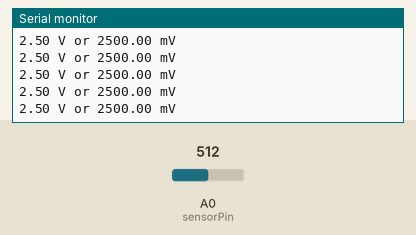
Recording of a sketch running on a simulated Arduino Uno, built with avr-gcc and run on an emulated ATmega328P. Shown: the last lines printed to the serial monitor. Inputs (shaded band) come from the test bench; at power-on: A0 (sensorPin) = 512.

Above: at 7.2 s.
7.3 s: A0 (sensorPin) set to 214
At 7.71 s:
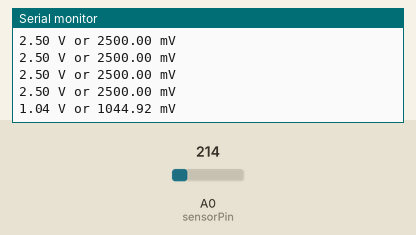
10.3 s: A0 (sensorPin) set to 186
At 10.47 s:
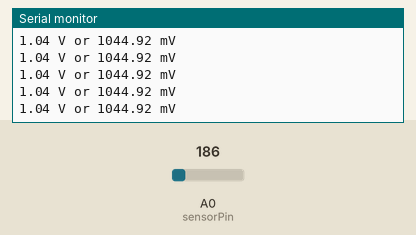
Timing chart, 0 to 12.8 s (numbered marks = the images above; inputs shaded):
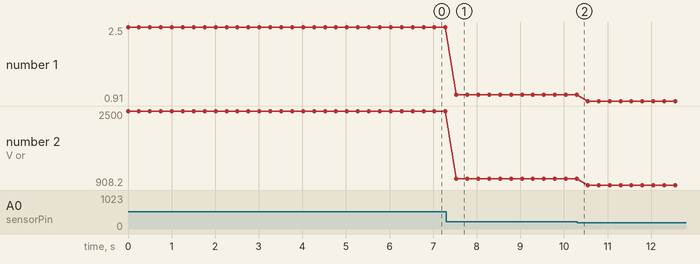

Measured:
- after the input at 7.3 s, the serial monitor: prints a new line after 0.23 s (image 1)
- plotted number 1: 2.5 → 1.04 after the input at 7.3 s, 1.04 → 0.91 after the input at 10.3 s
- plotted number 2: 2500 → 1044.92 after the input at 7.3 s, 1044.92 → 908.2 after the input at 10.3 s

The sketch:

Current_Sensor.ino
```cpp
// The following is the code that was used to test the current sensor

int sensorPin = A0;
int sensorValue;
float sensorVol;
void setup() {
  pinMode(sensorPin, INPUT);
  Serial.begin(9600);
}

void loop() {
  // read the value from the sensor:
  sensorValue = analogRead(sensorPin);
  sensorVol = (sensorValue / 1024.) * 5. ;
  // stop the program for <sensorValue> milliseconds:
  Serial.print(sensorVol);
  Serial.print(" V or ");
  Serial.print(sensorVol * 1000);
  Serial.println(" mV");
  delay(250);

}
```
